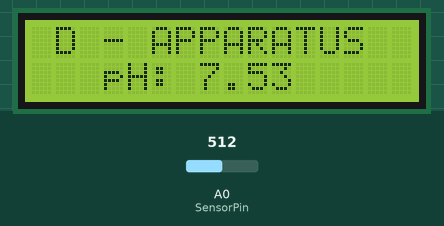
Simulated run of this sketch. Board: Arduino Uno, built with avr-gcc and run on an emulated ATmega328P. On the bench: 16×2 character LCD. Inputs (shaded band) come from the test bench; at power-on: A0 (SensorPin) = 512. What the sketch prints to the serial monitor is not drawn.

Above: at 6.2 s.
6.3 s: A0 (SensorPin) set to 716
At 7.6 s:
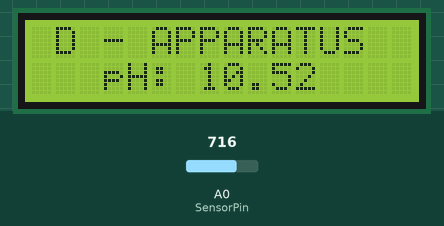
7.9 s: A0 (SensorPin) set to 900
At 9.2 s:
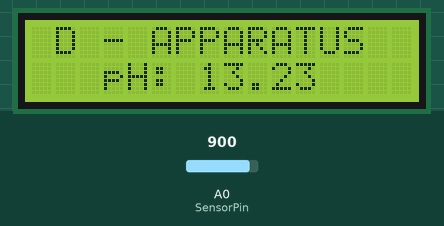
9.5 s: A0 (SensorPin) set to 1023
At 10.8 s:
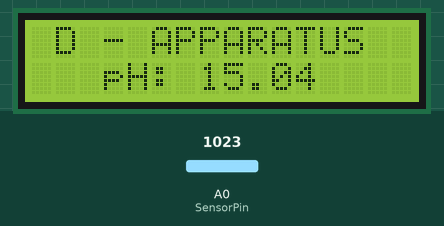
Timing chart, 0 to 12.5 s (numbered marks = the images above; inputs shaded):
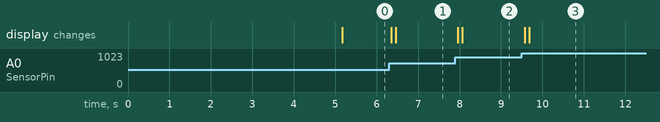

Measured:
- after the input at 6.3 s, the display: first changes after 0.05 s (image 1 shows a later state)
- after the input at 7.9 s, the display: first changes after 0.06 s (image 2 shows a later state)
- after the input at 9.5 s, the display: first changes after 0.07 s (image 3 shows a later state)

The sketch:

pH_Test3.ino
```cpp
#include <LiquidCrystal.h>
LiquidCrystal lcd(12, 11, 5, 4, 3, 2);

#define SensorPin 0          //pH meter Analog output to Arduino Analog Input 0
unsigned long int avgValue;  //Store the average value of the sensor feedback
float b;
int buf[10],temp;

void setup(){
  Serial.begin(9600);
  Serial.println("Ready");    //Test the serial monitor

  lcd.begin(16, 2);
  lcd.clear();
  lcd.setCursor(1, 0);
  lcd.print("D - APPARATUS");
  lcd.setCursor(0,1);
  lcd.print("*Health Living*");
  delay(5000);
}
void loop()
{
  for(int i=0;i<10;i++)       //Get 10 sample value from the sensor for smooth the value
  {
    buf[i]=analogRead(SensorPin);
    delay(10);
  }
  for(int i=0;i<9;i++)        //sort the analog from small to large
  {
    for(int j=i+1;j<10;j++)
    {
      if(buf[i]>buf[j])
      {
        temp=buf[i];
        buf[i]=buf[j];
        buf[j]=temp;
      }
    }
  }
  avgValue=0;
  for(int i=2;i<8;i++)                      //take the average value of 6 center sample
    avgValue+=buf[i];
  float phValue=(float)avgValue*5.0/1024/6; //convert the analog into millivolt
  phValue=3.01*phValue;                      //convert the millivolt into pH value
  Serial.print("    pH:");
  Serial.print(phValue,2);
  Serial.println(" ");
  lcd.clear();
  lcd.setCursor(1, 0);
  lcd.print("D - APPARATUS");
  lcd.setCursor(3, 1);
  lcd.print("pH: "+String(phValue));
  //delay(1000);
}
```
